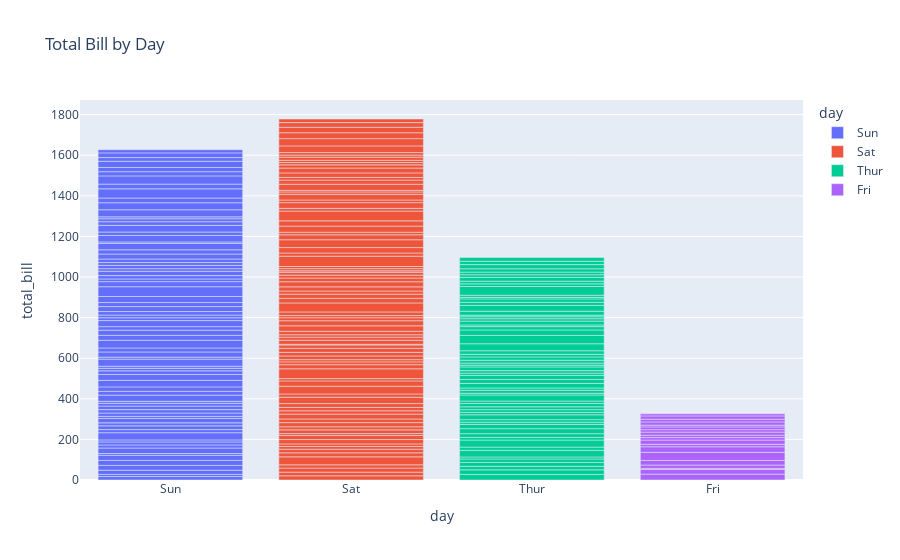

Notebook code cell kept with this figure:
### Markdown cell above
## Plotly Plot 3: Interactive Bar Chart

### Code cell
df = px.data.tips()
px.bar(df, x='day', y='total_bill', title='Total Bill by Day', color='day')

### Figure 1 — Plotly figure (JSON) as saved in the notebook; plotly's stock layout.template omitted (floating-point values rounded to 4 significant figures)
{"data": [{"hovertemplate": "day=%{x}<br>total_bill=%{y}<extra></extra>", "legendgroup": "Sun", "marker": {"color": "#636efa", "pattern": {"shape": ""}}, "name": "Sun", "orientation": "v", "showlegend": true, "textposition": "auto", "type": "bar", "x": ["Sun", "Sun", "Sun", "Sun", "Sun", "Sun", "Sun", "Sun", "Sun", "Sun", "Sun", "Sun", "Sun", "Sun", "Sun", "Sun", "Sun", "Sun", "Sun", "Sun", "Sun", "Sun", "Sun", "Sun", "Sun", "Sun", "Sun", "Sun", "Sun", "Sun", "Sun", "Sun", "Sun", "Sun", "Sun", "Sun", "Sun", "Sun", "Sun", "Sun", "Sun", "Sun", "Sun", "Sun", "Sun", "Sun", "Sun", "Sun", "Sun", "Sun", "Sun", "Sun", "Sun", "Sun", "Sun", "Sun", "Sun", "Sun", "Sun", "Sun", "Sun", "Sun", "Sun", "Sun", "Sun", "Sun", "Sun", "Sun", "Sun", "Sun", "Sun", "Sun", "Sun", "Sun", "Sun", "Sun"], "xaxis": "x", "y": [16.99, 10.34, 21.01, 23.68, 24.59, 25.29, 8.77, 26.88, 15.04, 14.78, 10.27, 35.26, 15.42, 18.43, 14.83, 21.58, 10.33, 16.29, 16.97, 17.46, 13.94, 9.68, 30.4, 18.29, 22.23, 32.4, 28.55, 18.04, 12.54, 10.29, 34.81, 9.94, 25.56, 19.49, 38.07, 23.95, 25.71, 17.31, 29.93, 14.07, 13.13, 17.26, 24.55, 19.77, 29.85, 48.17, 25.0, 13.39, 16.49, 21.5, 12.66, 16.21, 13.81, 17.51, 24.52, 20.76, 31.71, 7.25, 31.85, 16.82, 32.9, 17.89, 14.48, 9.6, 34.63, 34.65, 23.33, 45.35, 23.17, 40.55, 20.69, 20.9, 30.46, 18.15, 23.1, 15.69], "yaxis": "y"}, {"hovertemplate": "day=%{x}<br>total_bill=%{y}<extra></extra>", "legendgroup": "Sat", "marker": {"color": "#EF553B", "pattern": {"shape": ""}}, "name": "Sat", "orientation": "v", "showlegend": true, "textposition": "auto", "type": "bar", "x": ["Sat", "Sat", "Sat", "Sat", "Sat", "Sat", "Sat", "Sat", "Sat", "Sat", "Sat", "Sat", "Sat", "Sat", "Sat", "Sat", "Sat", "Sat", "Sat", "Sat", "Sat", "Sat", "Sat", "Sat", "Sat", "Sat", "Sat", "Sat", "Sat", "Sat", "Sat", "Sat", "Sat", "Sat", "Sat", "Sat", "Sat", "Sat", "Sat", "Sat", "Sat", "Sat", "Sat", "Sat", "Sat", "Sat", "Sat", "Sat", "Sat", "Sat", "Sat", "Sat", "Sat", "Sat", "Sat", "Sat", "Sat", "Sat", "Sat", "Sat", "Sat", "Sat", "Sat", "Sat", "Sat", "Sat", "Sat", "Sat", "Sat", "Sat", "Sat", "Sat", "Sat", "Sat", "Sat", "Sat", "Sat", "Sat", "Sat", "Sat", "Sat", "Sat", "Sat", "Sat", "Sat", "Sat", "Sat"], "xaxis": "x", "y": [20.65, 17.92, 20.29, 15.77, 39.42, 19.82, 17.81, 13.37, 12.69, 21.7, 19.65, 9.55, 18.35, 15.06, 20.69, 17.78, 24.06, 16.31, 16.93, 18.69, 31.27, 16.04, 38.01, 26.41, 11.24, 48.27, 20.29, 13.81, 11.02, 18.29, 17.59, 20.08, 16.45, 3.07, 20.23, 15.01, 12.02, 17.07, 26.86, 25.28, 14.73, 10.51, 17.92, 44.3, 22.42, 20.92, 15.36, 20.49, 25.21, 18.24, 14.31, 14.0, 7.25, 10.59, 10.63, 50.81, 15.81, 26.59, 38.73, 24.27, 12.76, 30.06, 25.89, 48.33, 13.27, 28.17, 12.9, 28.15, 11.59, 7.74, 30.14, 20.45, 13.28, 22.12, 24.01, 15.69, 11.61, 10.77, 15.53, 10.07, 12.6, 32.83, 35.83, 29.03, 27.18, 22.67, 17.82], "yaxis": "y"}, {"hovertemplate": "day=%{x}<br>total_bill=%{y}<extra></extra>", "legendgroup": "Thur", "marker": {"color": "#00cc96", "pattern": {"shape": ""}}, "name": "Thur", "orientation": "v", "showlegend": true, "textposition": "auto", "type": "bar", "x": ["Thur", "Thur", "Thur", "Thur", "Thur", "Thur", "Thur", "Thur", "Thur", "Thur", "Thur", "Thur", "Thur", "Thur", "Thur", "Thur", "Thur", "Thur", "Thur", "Thur", "Thur", "Thur", "Thur", "Thur", "Thur", "Thur", "Thur", "Thur", "Thur", "Thur", "Thur", "Thur", "Thur", "Thur", "Thur", "Thur", "Thur", "Thur", "Thur", "Thur", "Thur", "Thur", "Thur", "Thur", "Thur", "Thur", "Thur", "Thur", "Thur", "Thur", "Thur", "Thur", "Thur", "Thur", "Thur", "Thur", "Thur", "Thur", "Thur", "Thur", "Thur", "Thur"], "xaxis": "x", "y": [27.2, 22.76, 17.29, 19.44, 16.66, 10.07, 32.68, 15.98, 34.83, 13.03, 18.28, 24.71, 21.16, 10.65, 12.43, 24.08, 11.69, 13.42, 14.26, 15.95, 12.48, 29.8, 8.52, 14.52, 11.38, 22.82, 19.08, 20.27, 11.17, 12.26, 18.26, 8.51, 10.33, 14.15, 16.0, 13.16, 17.47, 34.3, 41.19, 27.05, 16.43, 8.35, 18.64, 11.87, 9.78, 7.51, 19.81, 28.44, 15.48, 16.58, 7.56, 10.34, 43.11, 13.0, 13.51, 18.71, 12.74, 13.0, 16.4, 20.53, 16.47, 18.78], "yaxis": "y"}, {"hovertemplate": "day=%{x}<br>total_bill=%{y}<extra></extra>", "legendgroup": "Fri", "marker": {"color": "#ab63fa", "pattern": {"shape": ""}}, "name": "Fri", "orientation": "v", "showlegend": true, "textposition": "auto", "type": "bar", "x": ["Fri", "Fri", "Fri", "Fri", "Fri", "Fri", "Fri", "Fri", "Fri", "Fri", "Fri", "Fri", "Fri", "Fri", "Fri", "Fri", "Fri", "Fri", "Fri"], "xaxis": "x", "y": [28.97, 22.49, 5.75, 16.32, 22.75, 40.17, 27.28, 12.03, 21.01, 12.46, 11.35, 15.38, 12.16, 13.42, 8.58, 15.98, 13.42, 16.27, 10.09], "yaxis": "y"}], "layout": {"barmode": "relative", "legend": {"title": {"text": "day"}, "tracegroupgap": 0}, "title": {"text": "Total Bill by Day"}, "xaxis": {"anchor": "y", "categoryarray": ["Sun", "Sat", "Thur", "Fri"], "categoryorder": "array", "domain": [0, 1], "title": {"text": "day"}}, "yaxis": {"anchor": "x", "domain": [0, 1], "title": {"text": "total_bill"}}}}
